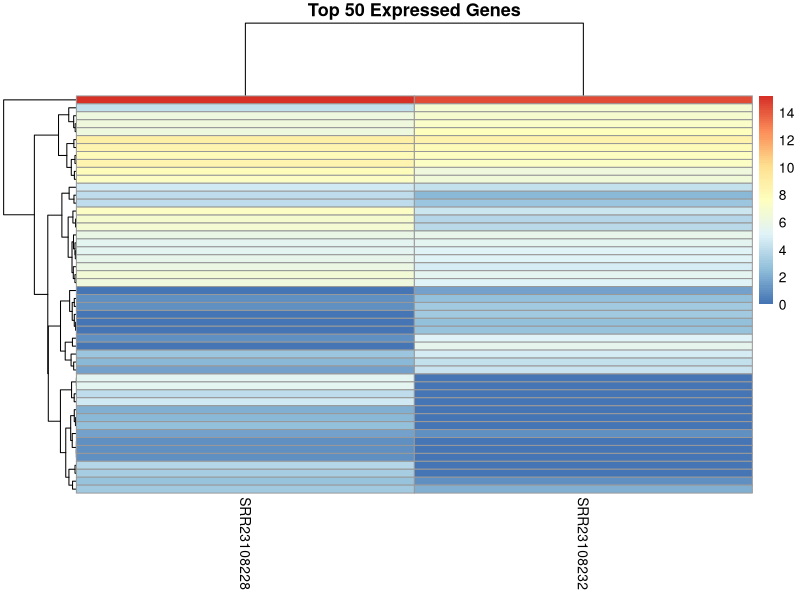

Recreate this plot in R.

library(pheatmap)

counts <- read.csv("counts_matrix.csv", row.names=1)

counts <- counts[rowSums(counts)>0,]

log_counts <- log2(counts + 1)

png("Heatmap.png", width=900, height=900)

pheatmap(log_counts[1:50,],
cluster_rows=TRUE,
cluster_cols=TRUE,
show_rownames=FALSE,
main="Top 50 Expressed Genes")

dev.off()
